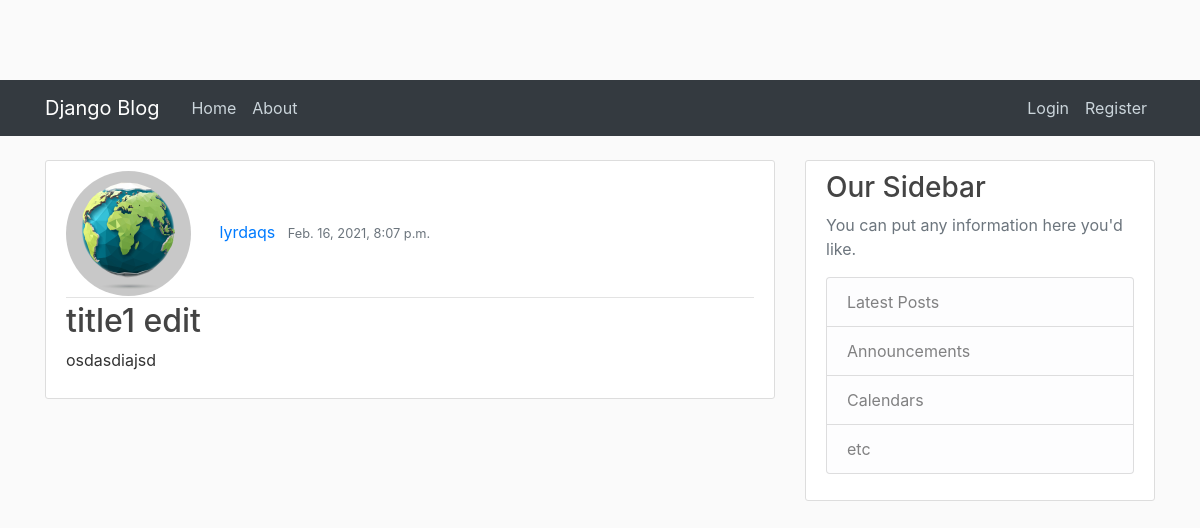
/post/1, run on the app's committed database.
### posts/models.py (models this page shows, shortened)
class Post(models.Model):
    title = models.CharField(max_length = 100)
    text = models.TextField()
    date_posted = models.DateTimeField(default = timezone.now)
    author = models.ForeignKey(User,on_delete=models.CASCADE)

### users/models.py (models this page shows, shortened)
class Profile(models.Model):
    img = models.ImageField(default='default.jpg', upload_to="user_image")
    user = models.OneToOneField(User,on_delete=models.CASCADE)

### posts/views.py (the view)
# urls.py: path('post/<int:pk>', PostDetailView.as_view() , name='post-detail'),
class PostDetailView(DetailView):
    model = Post

### templates/posts/post_detail.html (shortened to what this page needs)
 {% extends "posts/base.html" %} {% block content %}
<article class="media content-section">
    <div class="media-body">
        <div class="article-metadata">
            <img class="rounded-circle" style="width: 125px;height: 125px;
          margin-right: 24px;" src="{{ object.author.profile.img.url }}">
            <a class="mr-2" href="#">{{ object.author }}</a>
            <small class="text-muted">{{ object.date_posted }}</small>
        </div>
        <h2><a class="article-title" href="#">{{ object.title }}</a></h2>
        <p class="article-content">{{ object.text }}</p>
    </div>
</article>
{% endblock %}

### static/blog/main.css (style rules this page uses)
body { background: #fafafa; color: #333333; margin-top: 5rem; }
h1, h2, h3, h4, h5, h6 { color: #444444; }
.content-section { background: #ffffff; padding: 10px 20px; border: 1px solid #dddddd; border-radius: 3px; margin-bottom: 20px; }
.article-title { color: #444444; }
.article-content { white-space: pre-line; }
.article-metadata { padding-bottom: 1px; margin-bottom: 4px; border-bottom: 1px solid #e3e3e3 }

### data on the page
Post: author.profile.img (picture), author "lyrdaqs", date_posted "Feb. 16, 2021, 8:07 p.m.", title "title1 edit", text "osdasdiajsd"
